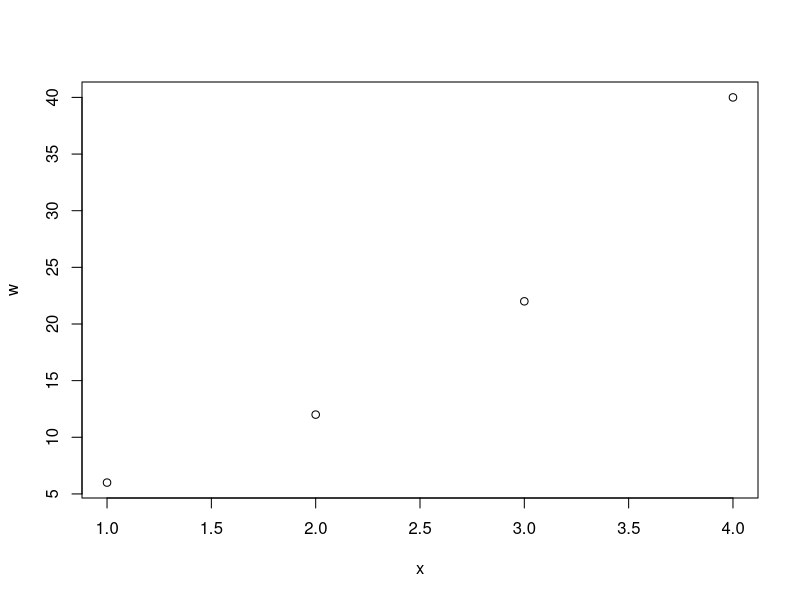

This chart was generated by the following R code:
# Use 'CTRL+SHIFT+S' to source this file (or click the run button)

dup <- function(val) {
    return(2 * val)
}

# Use 'CTRL+Enter' to execute a selected code block
x <- c(1, 2, 3, 4)
y <- 2^x

z <- x + y
w <- dup(z)
plot(x, w)
